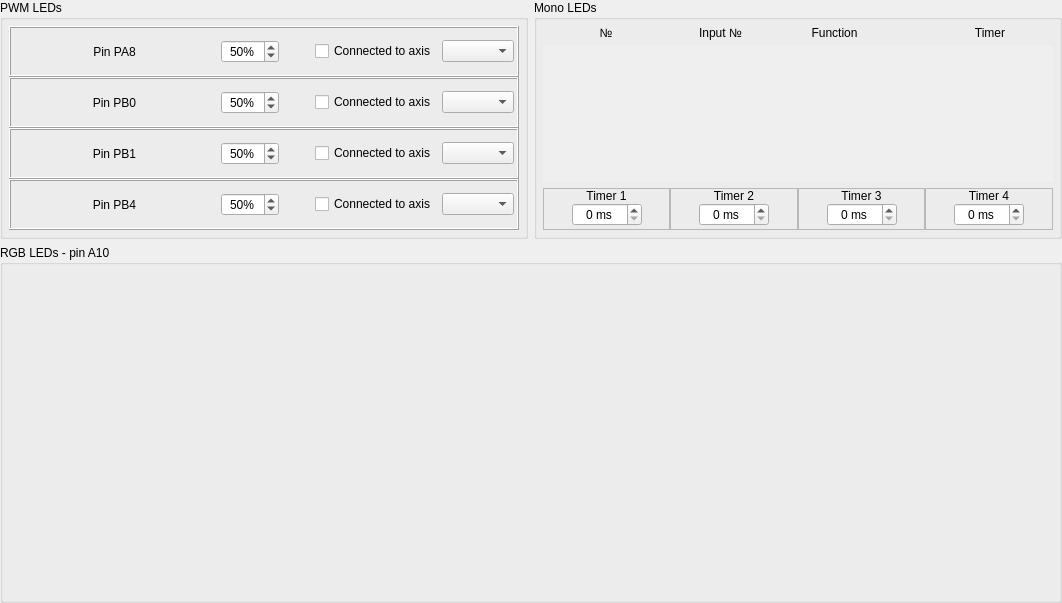
<?xml version="1.0" encoding="UTF-8"?>
<ui version="4.0">
 <class>LedConfig</class>
 <widget class="QWidget" name="LedConfig">
  <property name="geometry">
   <rect>
    <x>0</x>
    <y>0</y>
    <width>1062</width>
    <height>603</height>
   </rect>
  </property>
  <property name="windowTitle">
   <string>Form</string>
  </property>
  <layout class="QGridLayout" name="gridLayout_2" rowstretch="2,3" columnstretch="1,1">
   <property name="leftMargin">
    <number>0</number>
   </property>
   <property name="topMargin">
    <number>0</number>
   </property>
   <property name="rightMargin">
    <number>0</number>
   </property>
   <property name="bottomMargin">
    <number>0</number>
   </property>
   <item row="0" column="0">
    <widget class="QGroupBox" name="groupBox">
     <property name="title">
      <string>PWM LEDs</string>
     </property>
     <layout class="QGridLayout" name="gridLayout_3">
      <property name="leftMargin">
       <number>6</number>
      </property>
      <property name="topMargin">
       <number>6</number>
      </property>
      <property name="rightMargin">
       <number>6</number>
      </property>
      <property name="bottomMargin">
       <number>6</number>
      </property>
      <property name="spacing">
       <number>0</number>
      </property>
      <item row="0" column="0">
       <widget class="QFrame" name="frame_PwmPa8">
        <property name="styleSheet">
         <string notr="true"/>
        </property>
        <property name="frameShape">
         <enum>QFrame::Box</enum>
        </property>
        <property name="frameShadow">
         <enum>QFrame::Raised</enum>
        </property>
        <layout class="QHBoxLayout" name="horizontalLayout_5" stretch="1,0,0,0,0">
         <property name="leftMargin">
          <number>3</number>
         </property>
         <property name="topMargin">
          <number>3</number>
         </property>
         <property name="rightMargin">
          <number>3</number>
         </property>
         <property name="bottomMargin">
          <number>3</number>
         </property>
         <item>
          <widget class="QLabel" name="text_PA8">
           <property name="text">
            <string>Pin PA8</string>
           </property>
           <property name="alignment">
            <set>Qt::AlignCenter</set>
           </property>
          </widget>
         </item>
         <item>
          <widget class="AltSpinBox" name="spinBox_LedPA8">
           <property name="alignment">
            <set>Qt::AlignCenter</set>
           </property>
           <property name="suffix">
            <string notr="true">%</string>
           </property>
           <property name="maximum">
            <number>100</number>
           </property>
           <property name="value">
            <number>50</number>
           </property>
          </widget>
         </item>
         <item>
          <spacer name="horizontalSpacer">
           <property name="orientation">
            <enum>Qt::Horizontal</enum>
           </property>
           <property name="sizeHint" stdset="0">
            <size>
             <width>30</width>
             <height>20</height>
            </size>
           </property>
          </spacer>
         </item>
         <item>
          <widget class="QCheckBox" name="checkBox_connectedPA8">
           <property name="text">
            <string>Connected to axis</string>
           </property>
          </widget>
         </item>
         <item>
          <widget class="QComboBox" name="comboBox_axisConPA8"/>
         </item>
        </layout>
       </widget>
      </item>
      <item row="2" column="0">
       <widget class="QFrame" name="frame_PwmPb1">
        <property name="styleSheet">
         <string notr="true"/>
        </property>
        <property name="frameShape">
         <enum>QFrame::Box</enum>
        </property>
        <property name="frameShadow">
         <enum>QFrame::Raised</enum>
        </property>
        <layout class="QHBoxLayout" name="horizontalLayout_3" stretch="1,0,0,0,0">
         <property name="leftMargin">
          <number>3</number>
         </property>
         <property name="topMargin">
          <number>3</number>
         </property>
         <property name="rightMargin">
          <number>3</number>
         </property>
         <property name="bottomMargin">
          <number>3</number>
         </property>
         <item>
          <widget class="QLabel" name="text_PB1">
           <property name="text">
            <string>Pin PB1</string>
           </property>
           <property name="alignment">
            <set>Qt::AlignCenter</set>
           </property>
          </widget>
         </item>
         <item>
          <widget class="AltSpinBox" name="spinBox_LedPB1">
           <property name="alignment">
            <set>Qt::AlignCenter</set>
           </property>
           <property name="suffix">
            <string notr="true">%</string>
           </property>
           <property name="maximum">
            <number>100</number>
           </property>
           <property name="value">
            <number>50</number>
           </property>
          </widget>
         </item>
         <item>
          <spacer name="horizontalSpacer_3">
           <property name="orientation">
            <enum>Qt::Horizontal</enum>
           </property>
           <property name="sizeHint" stdset="0">
            <size>
             <width>30</width>
             <height>20</height>
            </size>
           </property>
          </spacer>
         </item>
         <item>
          <widget class="QCheckBox" name="checkBox_connectedPB1">
           <property name="text">
            <string>Connected to axis</string>
           </property>
          </widget>
         </item>
         <item>
          <widget class="QComboBox" name="comboBox_axisConPB1"/>
         </item>
        </layout>
       </widget>
      </item>
      <item row="1" column="0">
       <widget class="QFrame" name="frame_PwmPb0">
        <property name="styleSheet">
         <string notr="true"/>
        </property>
        <property name="frameShape">
         <enum>QFrame::Box</enum>
        </property>
        <property name="frameShadow">
         <enum>QFrame::Raised</enum>
        </property>
        <layout class="QHBoxLayout" name="horizontalLayout_2" stretch="1,0,0,0,0">
         <property name="leftMargin">
          <number>3</number>
         </property>
         <property name="topMargin">
          <number>3</number>
         </property>
         <property name="rightMargin">
          <number>3</number>
         </property>
         <property name="bottomMargin">
          <number>3</number>
         </property>
         <item>
          <widget class="QLabel" name="text_PB0">
           <property name="text">
            <string>Pin PB0</string>
           </property>
           <property name="alignment">
            <set>Qt::AlignCenter</set>
           </property>
          </widget>
         </item>
         <item>
          <widget class="AltSpinBox" name="spinBox_LedPB0">
           <property name="alignment">
            <set>Qt::AlignCenter</set>
           </property>
           <property name="suffix">
            <string notr="true">%</string>
           </property>
           <property name="maximum">
            <number>100</number>
           </property>
           <property name="value">
            <number>50</number>
           </property>
          </widget>
         </item>
         <item>
          <spacer name="horizontalSpacer_2">
           <property name="orientation">
            <enum>Qt::Horizontal</enum>
           </property>
           <property name="sizeHint" stdset="0">
            <size>
             <width>30</width>
             <height>20</height>
            </size>
           </property>
          </spacer>
         </item>
         <item>
          <widget class="QCheckBox" name="checkBox_connectedPB0">
           <property name="text">
            <string>Connected to axis</string>
           </property>
          </widget>
         </item>
         <item>
          <widget class="QComboBox" name="comboBox_axisConPB0"/>
         </item>
        </layout>
       </widget>
      </item>
      <item row="3" column="0">
       <widget class="QFrame" name="frame_PwmPb4">
        <property name="frameShape">
         <enum>QFrame::Box</enum>
        </property>
        <property name="frameShadow">
         <enum>QFrame::Raised</enum>
        </property>
        <layout class="QHBoxLayout" name="horizontalLayout_4" stretch="1,0,0,0,0">
         <property name="leftMargin">
          <number>3</number>
         </property>
         <property name="topMargin">
          <number>3</number>
         </property>
         <property name="rightMargin">
          <number>3</number>
         </property>
         <property name="bottomMargin">
          <number>3</number>
         </property>
         <item>
          <widget class="QLabel" name="text_PB4">
           <property name="text">
            <string>Pin PB4</string>
           </property>
           <property name="alignment">
            <set>Qt::AlignCenter</set>
           </property>
          </widget>
         </item>
         <item>
          <widget class="AltSpinBox" name="spinBox_LedPB4">
           <property name="alignment">
            <set>Qt::AlignCenter</set>
           </property>
           <property name="suffix">
            <string notr="true">%</string>
           </property>
           <property name="maximum">
            <number>100</number>
           </property>
           <property name="value">
            <number>50</number>
           </property>
          </widget>
         </item>
         <item>
          <spacer name="horizontalSpacer_4">
           <property name="orientation">
            <enum>Qt::Horizontal</enum>
           </property>
           <property name="sizeHint" stdset="0">
            <size>
             <width>30</width>
             <height>20</height>
            </size>
           </property>
          </spacer>
         </item>
         <item>
          <widget class="QCheckBox" name="checkBox_connectedPB4">
           <property name="text">
            <string>Connected to axis</string>
           </property>
          </widget>
         </item>
         <item>
          <widget class="QComboBox" name="comboBox_axisConPB4"/>
         </item>
        </layout>
       </widget>
      </item>
     </layout>
    </widget>
   </item>
   <item row="0" column="1">
    <widget class="QGroupBox" name="groupBox_2">
     <property name="title">
      <string>Mono LEDs</string>
     </property>
     <layout class="QGridLayout" name="gridLayout" columnstretch="0">
      <property name="leftMargin">
       <number>6</number>
      </property>
      <property name="topMargin">
       <number>6</number>
      </property>
      <property name="rightMargin">
       <number>6</number>
      </property>
      <property name="bottomMargin">
       <number>6</number>
      </property>
      <property name="horizontalSpacing">
       <number>6</number>
      </property>
      <item row="0" column="0">
       <layout class="QHBoxLayout" name="horizontalLayout" stretch="3,1,3,3">
        <property name="spacing">
         <number>30</number>
        </property>
        <property name="leftMargin">
         <number>0</number>
        </property>
        <property name="topMargin">
         <number>0</number>
        </property>
        <property name="rightMargin">
         <number>0</number>
        </property>
        <property name="bottomMargin">
         <number>0</number>
        </property>
        <item>
         <widget class="QLabel" name="text_number">
          <property name="text">
           <string>№</string>
          </property>
          <property name="alignment">
           <set>Qt::AlignCenter</set>
          </property>
         </widget>
        </item>
        <item>
         <widget class="QLabel" name="text_inputNumber">
          <property name="text">
           <string>Input №</string>
          </property>
          <property name="alignment">
           <set>Qt::AlignCenter</set>
          </property>
         </widget>
        </item>
        <item>
         <widget class="QLabel" name="text_function">
          <property name="text">
           <string>Function</string>
          </property>
          <property name="alignment">
           <set>Qt::AlignCenter</set>
          </property>
         </widget>
        </item>
        <item>
         <widget class="QLabel" name="label">
          <property name="text">
           <string>Timer</string>
          </property>
          <property name="alignment">
           <set>Qt::AlignCenter</set>
          </property>
         </widget>
        </item>
       </layout>
      </item>
      <item row="1" column="0">
       <widget class="QScrollArea" name="scrollArea">
        <property name="frameShape">
         <enum>QFrame::NoFrame</enum>
        </property>
        <property name="widgetResizable">
         <bool>true</bool>
        </property>
        <property name="alignment">
         <set>Qt::AlignLeading|Qt::AlignLeft|Qt::AlignTop</set>
        </property>
        <widget class="QWidget" name="scrollAreaWidgetContents">
         <property name="geometry">
          <rect>
           <x>0</x>
           <y>0</y>
           <width>514</width>
           <height>134</height>
          </rect>
         </property>
         <layout class="QVBoxLayout" name="layoutV_LED">
          <property name="spacing">
           <number>0</number>
          </property>
          <property name="leftMargin">
           <number>0</number>
          </property>
          <property name="topMargin">
           <number>0</number>
          </property>
          <property name="rightMargin">
           <number>0</number>
          </property>
          <property name="bottomMargin">
           <number>0</number>
          </property>
         </layout>
        </widget>
       </widget>
      </item>
      <item row="2" column="0">
       <layout class="QHBoxLayout" name="layoutH_Timers">
        <property name="spacing">
         <number>0</number>
        </property>
        <property name="leftMargin">
         <number>0</number>
        </property>
        <property name="topMargin">
         <number>0</number>
        </property>
        <property name="rightMargin">
         <number>0</number>
        </property>
        <property name="bottomMargin">
         <number>0</number>
        </property>
        <item>
         <widget class="QFrame" name="frame_5">
          <property name="frameShape">
           <enum>QFrame::StyledPanel</enum>
          </property>
          <property name="frameShadow">
           <enum>QFrame::Sunken</enum>
          </property>
          <layout class="QGridLayout" name="gridLayout_5" columnstretch="1,1,1">
           <property name="leftMargin">
            <number>1</number>
           </property>
           <property name="topMargin">
            <number>0</number>
           </property>
           <property name="rightMargin">
            <number>1</number>
           </property>
           <property name="bottomMargin">
            <number>3</number>
           </property>
           <property name="horizontalSpacing">
            <number>3</number>
           </property>
           <property name="verticalSpacing">
            <number>0</number>
           </property>
           <item row="1" column="0">
            <spacer name="horizontalSpacer_5">
             <property name="orientation">
              <enum>Qt::Horizontal</enum>
             </property>
             <property name="sizeHint" stdset="0">
              <size>
               <width>40</width>
               <height>20</height>
              </size>
             </property>
            </spacer>
           </item>
           <item row="1" column="1">
            <widget class="AltSpinBox" name="spinBox_Timer1">
             <property name="maximumSize">
              <size>
               <width>70</width>
               <height>16777215</height>
              </size>
             </property>
             <property name="alignment">
              <set>Qt::AlignCenter</set>
             </property>
             <property name="suffix">
              <string> ms</string>
             </property>
             <property name="maximum">
              <number>65535</number>
             </property>
            </widget>
           </item>
           <item row="0" column="0" colspan="3">
            <widget class="QLabel" name="text_timer1">
             <property name="text">
              <string>Timer 1</string>
             </property>
             <property name="alignment">
              <set>Qt::AlignCenter</set>
             </property>
            </widget>
           </item>
           <item row="1" column="2">
            <spacer name="horizontalSpacer_9">
             <property name="orientation">
              <enum>Qt::Horizontal</enum>
             </property>
             <property name="sizeHint" stdset="0">
              <size>
               <width>40</width>
               <height>20</height>
              </size>
             </property>
            </spacer>
           </item>
          </layout>
         </widget>
        </item>
        <item>
         <widget class="QFrame" name="frame_6">
          <property name="frameShape">
           <enum>QFrame::StyledPanel</enum>
          </property>
          <property name="frameShadow">
           <enum>QFrame::Sunken</enum>
          </property>
          <layout class="QGridLayout" name="gridLayout_6" columnstretch="1,1,1">
           <property name="leftMargin">
            <number>1</number>
           </property>
           <property name="topMargin">
            <number>0</number>
           </property>
           <property name="rightMargin">
            <number>1</number>
           </property>
           <property name="bottomMargin">
            <number>3</number>
           </property>
           <property name="horizontalSpacing">
            <number>3</number>
           </property>
           <property name="verticalSpacing">
            <number>0</number>
           </property>
           <item row="1" column="0">
            <spacer name="horizontalSpacer_6">
             <property name="orientation">
              <enum>Qt::Horizontal</enum>
             </property>
             <property name="sizeHint" stdset="0">
              <size>
               <width>40</width>
               <height>20</height>
              </size>
             </property>
            </spacer>
           </item>
           <item row="1" column="1">
            <widget class="AltSpinBox" name="spinBox_Timer2">
             <property name="maximumSize">
              <size>
               <width>70</width>
               <height>16777215</height>
              </size>
             </property>
             <property name="alignment">
              <set>Qt::AlignCenter</set>
             </property>
             <property name="suffix">
              <string> ms</string>
             </property>
             <property name="maximum">
              <number>65535</number>
             </property>
            </widget>
           </item>
           <item row="0" column="0" colspan="3">
            <widget class="QLabel" name="text_timer2">
             <property name="text">
              <string>Timer 2</string>
             </property>
             <property name="alignment">
              <set>Qt::AlignCenter</set>
             </property>
            </widget>
           </item>
           <item row="1" column="2">
            <spacer name="horizontalSpacer_10">
             <property name="orientation">
              <enum>Qt::Horizontal</enum>
             </property>
             <property name="sizeHint" stdset="0">
              <size>
               <width>40</width>
               <height>20</height>
              </size>
             </property>
            </spacer>
           </item>
          </layout>
         </widget>
        </item>
        <item>
         <widget class="QFrame" name="frame_7">
          <property name="frameShape">
           <enum>QFrame::StyledPanel</enum>
          </property>
          <property name="frameShadow">
           <enum>QFrame::Sunken</enum>
          </property>
          <layout class="QGridLayout" name="gridLayout_7" columnstretch="1,1,1">
           <property name="leftMargin">
            <number>1</number>
           </property>
           <property name="topMargin">
            <number>0</number>
           </property>
           <property name="rightMargin">
            <number>1</number>
           </property>
           <property name="bottomMargin">
            <number>3</number>
           </property>
           <property name="horizontalSpacing">
            <number>3</number>
           </property>
           <property name="verticalSpacing">
            <number>0</number>
           </property>
           <item row="1" column="0">
            <spacer name="horizontalSpacer_7">
             <property name="orientation">
              <enum>Qt::Horizontal</enum>
             </property>
             <property name="sizeHint" stdset="0">
              <size>
               <width>40</width>
               <height>20</height>
              </size>
             </property>
            </spacer>
           </item>
           <item row="1" column="1">
            <widget class="AltSpinBox" name="spinBox_Timer3">
             <property name="maximumSize">
              <size>
               <width>70</width>
               <height>16777215</height>
              </size>
             </property>
             <property name="alignment">
              <set>Qt::AlignCenter</set>
             </property>
             <property name="suffix">
              <string> ms</string>
             </property>
             <property name="maximum">
              <number>65535</number>
             </property>
            </widget>
           </item>
           <item row="0" column="0" colspan="3">
            <widget class="QLabel" name="text_timer3">
             <property name="text">
              <string>Timer 3</string>
             </property>
             <property name="alignment">
              <set>Qt::AlignCenter</set>
             </property>
            </widget>
           </item>
           <item row="1" column="2">
            <spacer name="horizontalSpacer_11">
             <property name="orientation">
              <enum>Qt::Horizontal</enum>
             </property>
             <property name="sizeHint" stdset="0">
              <size>
               <width>40</width>
               <height>20</height>
              </size>
             </property>
            </spacer>
           </item>
          </layout>
         </widget>
        </item>
        <item>
         <widget class="QFrame" name="frame_8">
          <property name="frameShape">
           <enum>QFrame::StyledPanel</enum>
          </property>
          <property name="frameShadow">
           <enum>QFrame::Sunken</enum>
          </property>
          <layout class="QGridLayout" name="gridLayout_8" columnstretch="1,1,1">
           <property name="leftMargin">
            <number>1</number>
           </property>
           <property name="topMargin">
            <number>0</number>
           </property>
           <property name="rightMargin">
            <number>1</number>
           </property>
           <property name="bottomMargin">
            <number>3</number>
           </property>
           <property name="horizontalSpacing">
            <number>3</number>
           </property>
           <property name="verticalSpacing">
            <number>0</number>
           </property>
           <item row="1" column="0">
            <spacer name="horizontalSpacer_8">
             <property name="orientation">
              <enum>Qt::Horizontal</enum>
             </property>
             <property name="sizeHint" stdset="0">
              <size>
               <width>40</width>
               <height>20</height>
              </size>
             </property>
            </spacer>
           </item>
           <item row="1" column="1">
            <widget class="AltSpinBox" name="spinBox_Timer4">
             <property name="maximumSize">
              <size>
               <width>70</width>
               <height>16777215</height>
              </size>
             </property>
             <property name="alignment">
              <set>Qt::AlignCenter</set>
             </property>
             <property name="suffix">
              <string> ms</string>
             </property>
             <property name="maximum">
              <number>65535</number>
             </property>
            </widget>
           </item>
           <item row="0" column="0" colspan="3">
            <widget class="QLabel" name="text_timer4">
             <property name="text">
              <string>Timer 4</string>
             </property>
             <property name="alignment">
              <set>Qt::AlignCenter</set>
             </property>
            </widget>
           </item>
           <item row="1" column="2">
            <spacer name="horizontalSpacer_12">
             <property name="orientation">
              <enum>Qt::Horizontal</enum>
             </property>
             <property name="sizeHint" stdset="0">
              <size>
               <width>40</width>
               <height>20</height>
              </size>
             </property>
            </spacer>
           </item>
          </layout>
         </widget>
        </item>
       </layout>
      </item>
     </layout>
    </widget>
   </item>
   <item row="1" column="0" colspan="2">
    <widget class="QGroupBox" name="groupBox_3">
     <property name="title">
      <string>RGB LEDs - pin A10</string>
     </property>
     <layout class="QHBoxLayout" name="layoutH_RGB">
      <property name="leftMargin">
       <number>0</number>
      </property>
      <property name="topMargin">
       <number>0</number>
      </property>
      <property name="rightMargin">
       <number>0</number>
      </property>
      <property name="bottomMargin">
       <number>0</number>
      </property>
     </layout>
    </widget>
   </item>
  </layout>
 </widget>
 <customwidgets>
  <customwidget>
   <class>AltSpinBox</class>
   <extends>QSpinBox</extends>
   <header>altspinbox.h</header>
  </customwidget>
 </customwidgets>
 <resources/>
 <connections/>
</ui>
